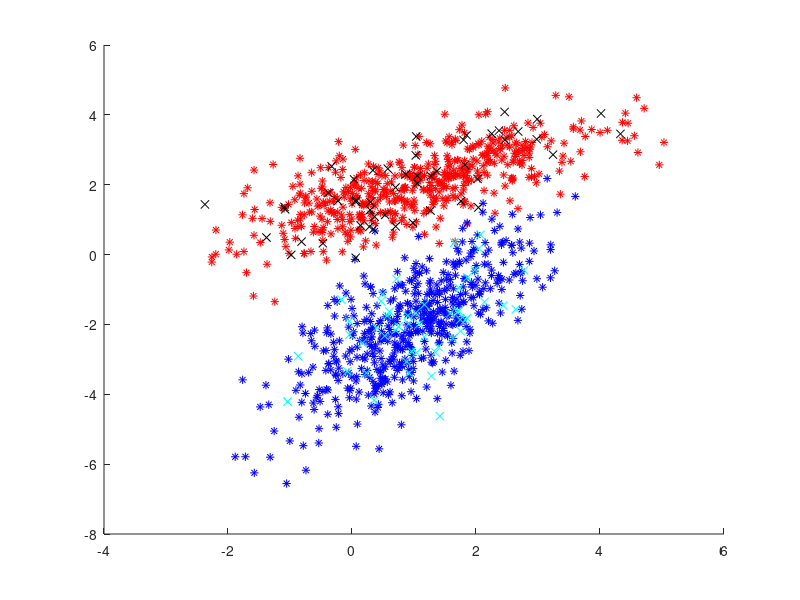

Here is the MATLAB script that generated this plot: (Note: this script raises an error after producing the figure.)
mu1 = [1;2];
sigma1 = [2 1; 1 1];

mu2 = [1;-2];
sigma2 = [1 1; 1 2];

Pw1 = 0.3;
Pw2 = 0.7;

maxLikelihoodX = @(x) -0.5 * x^2 + 2 * x - 2 - 0.5*log( det( sigma1 ) ) + 0.5*x^2 - x + 0.5 + 0.5*log( det( sigma2 ) );
bayesX = @(x) -0.5 * x^2 + 2 * x - 2 - 0.5*log( det( sigma1 ) ) - log(Pw1) + 0.5*x^2 - x + 0.5 + 0.5*log( det( sigma2 ) ) + log(Pw2);

hold all;

r1 = mvnrnd( mu1, sigma1, 500 );
plot( r1(:,1),r1(:,2),'r*');

r2 = mvnrnd( mu2, sigma2, 500 );
plot( r2(:,1), r2(:,2), 'b*' );

r3 = mvnrnd( mu1, sigma1, 50 );
plot( r3(:,1), r3(:,2), 'kx' );

r4 = mvnrnd( mu2, sigma2, 50 );
plot( r4(:,1), r4(:,2), 'cx' );

mlplot = ezplot( maxLikelihoodX, [-4:6] );
set( mlplot, 'Color', 'g' );
bplot = ezplot( bayesX, [-4:6] );
set( bplot, 'Color', 'm' );

hold off;

avSigma = ( sigma1 + sigma2 ) / 2

k = 0.125 * (mu1-mu2)' * avSigma^-1 * (mu1 - mu2 ) + 0.5 * log( det(avSigma) / sqrt( det(sigma1) * det( sigma2) ) )
perr = sqrt( Pw1 * Pw2 ) * exp( -k )